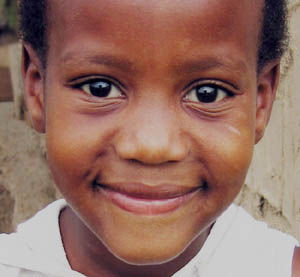
%> input picture data/testface.jpg, 300 x 277 px, given in place of yaleB15_P00A+000E+00.pgm, which was not available
$ octave --eval "result = generate_ref_albedo('data/testface.jpg');"   (GNU Octave 9; MATLAB toolbox functions it lacks are replaced by stand-ins)
%> lines starting %> are read from the running program, lines starting %| are printed output that depends on the picture; pictures that were not available may be replaced by others from this repository, and a replacement may not be noted
### compute_features.m
function [ landmarks ] = compute_features( impath,talk )
%COMPUTE_FEATURES puts im_path image in a placeholder to compute complete
%face and runs facetracker stasm4.0 to compute locations of eyes, nose and
%middle of top lip
if nargin<2
    talk = 0;
end

fusion_path = '.\data\fusion.jpg';
loc = [112 67];
%% make and write temp(fullface) image for face tracker
im = imread(impath);
if size(im,3)==3
    im = rgb2gray(im);
end
holder = rgb2gray(imread(fusion_path));
holder([0:size(im,1)-1]+loc(1),[0:size(im,2)-1]+loc(2)) = im;
imwrite(holder,'.\data\temp.jpg');

%% Run face tracker
[~, output] = system(['stasm4\minimal  .\data\temp.jpg .\stasm4']);
delete('.\data\temp.jpg')

%% extract features
try
    landmarks = reshape(str2num(output),2,77)-repmat([67;111],1,77);
    pts = [33 43 53 63];
    landmarks = landmarks(:,pts);
catch
    landmarks = [];
    return;
end
%% display results
if talk
    imshow(imread(impath));hold on
    plot(landmarks(1,:),landmarks(2,:),'o')
end

end

### generate_ref_albedo.m
function [ avg_albedo ] = generate_ref_albedo( face_database_path )
%> called with face_database_path = 'data/testface.jpg'
%GENERATE_REF_ALBEDO Summary of this function goes here
%   Detailed explanation goes here

if face_database_path(end)~='\' || face_database_path(end)~='/'
    face_database_path(end+1) = '\';
end

impaths = cell(1,0);
for i=1:39
    if i<10
        no = ['0' num2str(i)];
    else
        no = num2str(i);
    end
    impaths{i} = [face_database_path 'yaleB' no '/yaleB' no '_P00A+000E+00.pgm'];
end

landmarks = cell(1,numel(impaths));


if numel(impaths)>0
    landmarks_dst = compute_features(impaths{15});
%> in compute_features, im is the input picture: size 277x300x3 uint8; mean R, G, B 148, 110.4, 99.3
%> in compute_features, `im = rgb2gray(im);`:
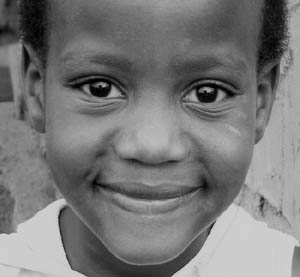
%> im: size 277x300 uint8; min 0, max 218, mean 120.4
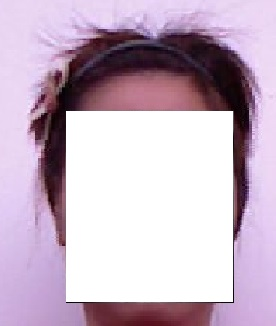
%> input picture data/fusion.jpg, 276 x 326 px
%> in compute_features, `holder = rgb2gray(imread(fusion_path));`:
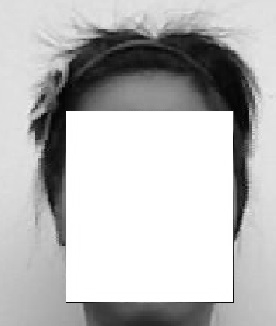
%> holder: size 326x276 uint8; min 2, max 255, mean 186.9
%> in compute_features, `holder([0:size(im,1)-1]+loc(1),[0:size(im,2)-1]+loc(2)) = im;`:
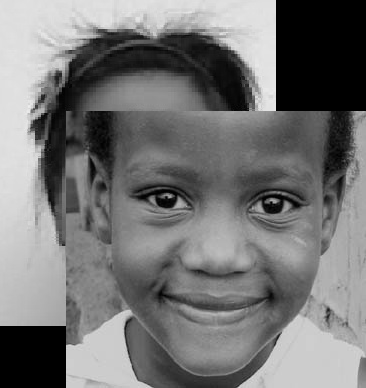
%> holder: size 388x366 uint8; min 0, max 237, mean 117.7
%> (the run ends here)
